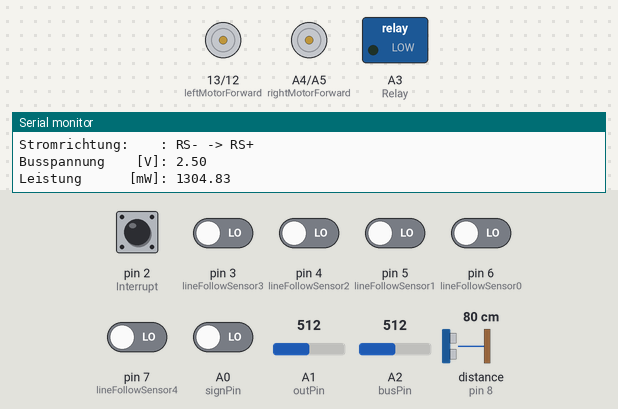
Recording of a sketch running on a simulated Arduino Uno, built with avr-gcc and run on an emulated ATmega328P. On the bench: motor-driver pin pairs drawn as motors (green arrow = first pin HIGH = forward, orange = second pin HIGH = backward, longer = more drive, scaled by the enable pin), switched loads named in the sketch (green lamp = pin HIGH), the last lines printed to the serial monitor. Wiring (inferred from the names in the program): ultrasonic range finder: trigger pin 9; echo pin 8. The test bench sets the inputs (shaded band); at power-on: pin 2 (Interrupt) HIGH, A0 (signPin), pin 3 (lineFollowSensor3), pin 4 (lineFollowSensor2), pin 5 (lineFollowSensor1), pin 6 (lineFollowSensor0), pin 7 (lineFollowSensor4) LOW, distance to the obstacle (sensor on pin 8) 80 cm, A1 (outPin) = 512, A2 (busPin) = 512. The echo pulse lasts 58.3 µs per cm; pins used as bus, display or sensor lines are not drawn.

Above: at 1.2 s.
1.3 s: distance to the obstacle (sensor on pin 8) set to 18 cm
4.3 s: distance to the obstacle (sensor on pin 8) set to 14 cm
At 4.69 s:
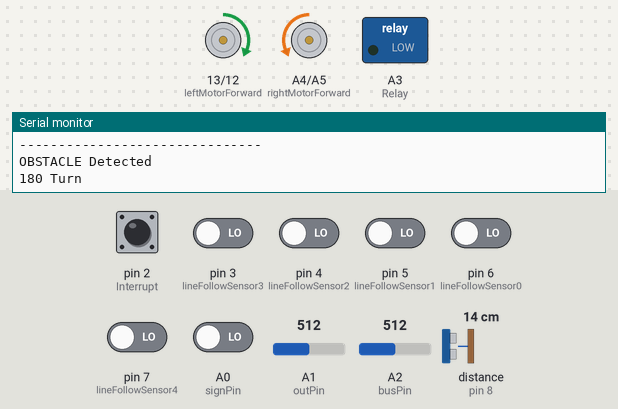
7.3 s: pin 6 (lineFollowSensor0) driven HIGH
10.3 s: pin 2 (Interrupt) pulled LOW for 0.15 s
At 10.73 s:
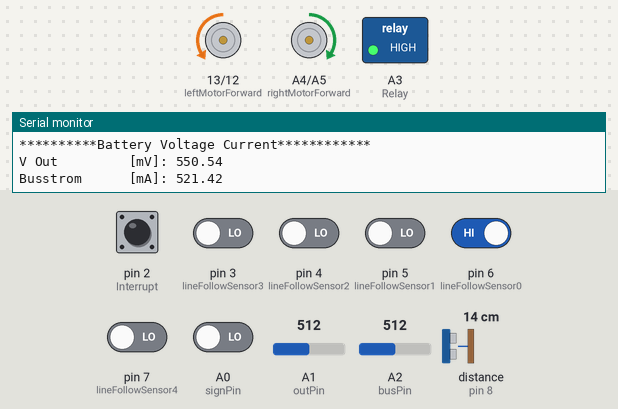
13.3 s: pin 6 (lineFollowSensor0) driven LOW
16.3 s: pin 7 (lineFollowSensor4) driven HIGH
At 17.3 s:
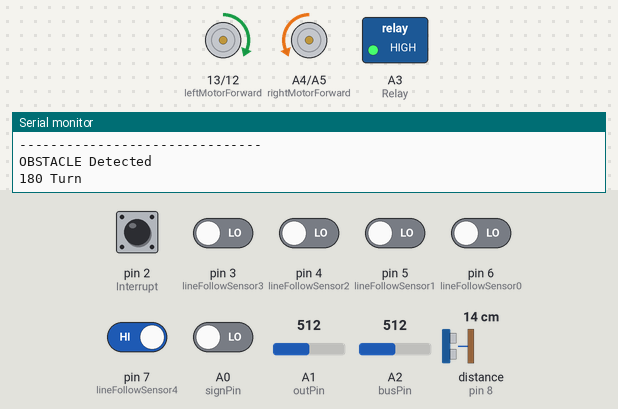
Timing chart, 0 to 19.1 s (numbered marks = the images above; inputs shaded):
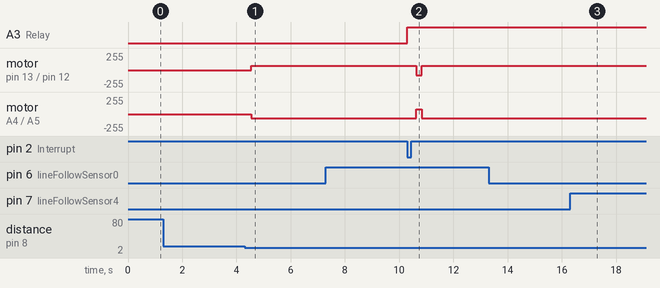

Measured:
- the behaviour switches between 17 and 16 cm on distance to the obstacle (sensor on pin 8) (found by bisection; images 0 and 1)
- after the input at 4.3 s, motor on pin 13 (leftMotorForward) / pin 12 (leftMotorBackward): stopped → forward 65/255 after 0.25 s; motor on A4 (rightMotorForward) / A5 (rightMotorBackward): stopped → backward 65/255 after 0.25 s
- after the input at 10.3 s, A3 (Relay): LOW → HIGH at once
- after the input at 16.3 s, motor on pin 13 (leftMotorForward) / pin 12 (leftMotorBackward): stays forward 65/255 (without the input it goes to stopped after 0.61 s); motor on A4 (rightMotorForward) / A5 (rightMotorBackward): stays backward 65/255 (without the input it goes to stopped after 0.61 s)

The sketch:

Code.ino
```cpp
/*#include <SoftwareSerial.h>
SoftwareSerial Serial(0,1); // RX, TX*/

//driving mode of the car, it depends on tha band of the of the track
# define STOPPED 0
# define FOLLOWING_LINE 1
# define NO_LINE 2
# define BIG_ANGLE_LEFT 3
# define BIG_ANGLE_RIGHT 4
# define SMALL_ANGLE_LEFT 5
# define SMALL_ANGLE_RIGHT 6

//motor pin configuration
const int rightMotorEnable = 10;
const int leftMotorEnable = 11;
const int rightMotorBackward = A5;
const int rightMotorForward = A4;
const int leftMotorBackward = 12;
const int leftMotorForward = 13;

const int lineFollowSensor0 = 6; //righ most sensor
const int lineFollowSensor1 = 5;
const int lineFollowSensor2 = 4;
const int lineFollowSensor3 = 3;
const int lineFollowSensor4 = 7; //left most sensor

const int Interrupt= 2;
const int Relay= A3;
const int busPin= A2;
const int outPin= A1;
const int signPin=A0;

const int Echo= 8;
const int Trigger= 9;

int leftMotorStartingSpeed = 70;
int rightMotorStartingSpeed = 80;
int manualSpeed = 65;


int mode = 0;
unsigned char IntCount=0;
unsigned char VolCount=0;
int distance;
bool obstacle;


int LFSensor[5]={0, 0, 0, 0, 0};

// PID controller
float Kp=25;
float Ki=0;
float Kd=15;

float pidValue = 0;

float error=0, P=0, I=0, D=0, PIDvalue=0;
float previousError=0, previousI=0;

int wheelCheck=0;
//String command;
String device;

String inputString = "";
String command = "";
String value = "";
boolean stringComplete = false;

void setup() {
  Serial.begin(9650);  //Set the baud rate to that of your Serial module.
  //Serial.begin(9650); //set the baud rate for your Serial module

  //all motor controller related pin should be output
  pinMode(rightMotorForward, OUTPUT);
  pinMode(rightMotorBackward, OUTPUT);
  pinMode(leftMotorForward, OUTPUT);
  pinMode(leftMotorBackward, OUTPUT);
  pinMode(rightMotorEnable, OUTPUT);
  pinMode(leftMotorEnable, OUTPUT);
  pinMode(Relay,OUTPUT);
  pinMode(Trigger, OUTPUT);


  //all sensor pin should be input
  pinMode(lineFollowSensor0, INPUT);
  pinMode(lineFollowSensor1, INPUT);
  pinMode(lineFollowSensor2, INPUT);
  pinMode(lineFollowSensor3, INPUT);
  pinMode(lineFollowSensor4, INPUT);
  pinMode(Interrupt,INPUT_PULLUP);
  pinMode(Echo, INPUT);
  pinMode(signPin, INPUT);
  pinMode(outPin, INPUT);
  pinMode(busPin, INPUT);
  attachInterrupt(digitalPinToInterrupt(2), Start, FALLING); // Interrupt


  //command for Serial receiver
  inputString.reserve(50);  // reserve 50 bytes in memory to save for string manipulation
  command.reserve(50);
  value.reserve(50);
}

void loop() {

 //uncomment the following two lines for testing sensors
 //testLineFollowSensorsAndPIDvalue();
 //delay(1000);

 /****************This snippet is for PID tuning using Serial***************************/
 serialEvent(); //check if Serial receiver receives any data
 if (stringComplete) {
    delay(100);
    // identified the posiion of '=' in string and set its index to pos variable
    int pos = inputString.indexOf('=');
    // value of pos variable > or = 0 means '=' present in received string.
    if (pos > -1) {
      // substring(start, stop) function cut a specific portion of string from start to stop
      // here command will be the portion of received string till '='
      // let received string is KP=123.25
      // then the receive value id for KP and actual value is 123.25
      command = inputString.substring(0, pos);
      // value will be from after = to newline command
      // for the above example Kp value is 123.25
      // we just ignoreing the '=' taking first parameter of substring as 'pos+1'
      // we are using '=' as a separator between command and vale
      // without '=' any other character can be used
      value = inputString.substring(pos+1, inputString.length()-1);  // extract command up to \n exluded
      pidValue = value.toFloat(); //convert the string into float value
      //uncomment following line to check the value in serial monitor
      //Serial.println(pidValue);
      if(command == "KP"){
           Kp = pidValue;
           delay(50);
           }
      else if(command == "KI"){
           Ki = pidValue;
           delay(50);
           }
      else if(command == "KD"){
           Kd = pidValue;
           delay(50);
           }
        }
      inputString = "";
      stringComplete = false;//all the data is collected from serial buffer
    }

//Every 20th loop Voltage Current Value will be displayed
VolCount++;
 if (VolCount==20){
   VoltageCurrent();
   VolCount=0;
 }
 //if Obstacle detected in path
 obstacle= Ultrasonic();
 if (obstacle){
  Serial.println("OBSTACLE Detected");
  Serial.println("180 Turn");
  do{
    int x=0;
    wheelCheck=0;
    wheel_rotation(65,-65); //rotate right for small angle
    if (x==0)
    delay(300);  //delay determines the degree of angle
    x++;
  }while(digitalRead(lineFollowSensor2)==1);
 }
 /*********************This snippet is for Line Following***************************************/
 readLFSsensorsAndCalculateError(); //read sensor, calculate error and set driving mode
 switch (mode)
   {
    case STOPPED:  //all sensors read black line
      wheelCheck=0;
      motorStop();
      previousError = error;
      Serial.println("STOPPED");
      break;

    case NO_LINE:  //all sensor are on white plane
      wheelCheck+=1;
      if(wheelCheck==1){
      forward();
      delay(2);
      }
      else if(wheelCheck==2){
      wheel_rotation(65,-65);
      delay(4);
      }
      previousError = 0;
      Serial.println("NO LINE");
      break;

    case BIG_ANGLE_RIGHT:
      wheelCheck=0;
      wheel_rotation(65,-65); //rotate right for small angle
      delay(5);  //delay determines the degree of angle
      Serial.println("BIG RIGHT");
      break;

    case BIG_ANGLE_LEFT:
      wheelCheck=0;
      wheel_rotation(-75,75); //rotate left for small angle
      delay(5);
      Serial.println("BIG LEFT");
      break;

    case SMALL_ANGLE_RIGHT:
      wheelCheck=0;
      wheel_rotation(65,-65);
      delay(20); //rotate right for big angle
      previousError = 0;
      //Serial.println("SMALL RIGHT");
      break;

    case SMALL_ANGLE_LEFT:
      wheelCheck=0;
      wheel_rotation(-75,75);
      delay(20); //rotate left for big angle
      previousError = 0;
      //Serial.println("SMALL LEFT");
      break;

    case FOLLOWING_LINE: //everything is going well
      wheelCheck=0;
      calculatePID();
      motorPIDcontrol();
      Serial.println("STRAIGHT");
      break;
  }

}

void forward(){ //drive forward at a preset speed
  analogWrite(rightMotorEnable, manualSpeed);
  digitalWrite(rightMotorForward, HIGH);
  digitalWrite(rightMotorBackward, LOW);

  analogWrite(leftMotorEnable, manualSpeed);
  digitalWrite(leftMotorForward, HIGH);
  digitalWrite(leftMotorBackward, LOW);
}

void left(){ //left motor rotate CCW and right motor rotate CW
  analogWrite(rightMotorEnable, manualSpeed);
  digitalWrite(rightMotorForward, HIGH);
  digitalWrite(rightMotorBackward, LOW);

  analogWrite(leftMotorEnable, manualSpeed);
  digitalWrite(leftMotorForward, LOW);
  digitalWrite(leftMotorBackward, HIGH);
}

void right(){ //left motor rotate CW and left motor rotate CCW
  analogWrite(rightMotorEnable, manualSpeed);
  digitalWrite(rightMotorForward, LOW);
  digitalWrite(rightMotorBackward, HIGH);

  analogWrite(leftMotorEnable, manualSpeed);
  digitalWrite(leftMotorForward, HIGH);
  digitalWrite(leftMotorBackward, LOW);
}

void motorStop(){ //speed of both motor is zero
  analogWrite(rightMotorEnable, 0);
  digitalWrite(rightMotorForward, LOW);
  digitalWrite(rightMotorBackward, LOW);

  analogWrite(leftMotorEnable, 0);
  digitalWrite(leftMotorForward, LOW);
  digitalWrite(leftMotorBackward, LOW);
}

void readLFSsensorsAndCalculateError()
{
  LFSensor[0] = digitalRead(lineFollowSensor0);
  LFSensor[1] = digitalRead(lineFollowSensor1);
  LFSensor[2] = digitalRead(lineFollowSensor2);
  LFSensor[3] = digitalRead(lineFollowSensor3);
  LFSensor[4] = digitalRead(lineFollowSensor4);

  if((     LFSensor[0]== 1 )&&(LFSensor[1]== 1 )&&(LFSensor[2]== 1 )&&(LFSensor[3]== 1 )&&(LFSensor[4]== 0 ))  {mode = FOLLOWING_LINE; error = -4;}
  else if((LFSensor[0]== 1 )&&(LFSensor[1]== 1 )&&(LFSensor[2]== 1 )&&(LFSensor[3]== 0 )&&(LFSensor[4]== 0 ))  {mode = FOLLOWING_LINE; error = -3;}
  else if((LFSensor[0]== 1 )&&(LFSensor[1]== 1 )&&(LFSensor[2]== 1 )&&(LFSensor[3]== 0 )&&(LFSensor[4]== 1 ))  {mode = FOLLOWING_LINE; error = -2;}
  else if((LFSensor[0]== 1 )&&(LFSensor[1]== 1 )&&(LFSensor[2]== 0 )&&(LFSensor[3]== 0 )&&(LFSensor[4]== 1 ))  {mode = FOLLOWING_LINE; error = -1;}
  else if((LFSensor[0]== 1 )&&(LFSensor[1]== 1 )&&(LFSensor[2]== 0 )&&(LFSensor[3]== 1 )&&(LFSensor[4]== 1 ))  {mode = FOLLOWING_LINE; error = 0;}
  else if((LFSensor[0]== 1 )&&(LFSensor[1]== 0 )&&(LFSensor[2]== 0 )&&(LFSensor[3]== 1 )&&(LFSensor[4]== 1 ))  {mode = FOLLOWING_LINE; error = 1;}
  else if((LFSensor[0]== 1 )&&(LFSensor[1]== 0 )&&(LFSensor[2]== 1 )&&(LFSensor[3]== 1 )&&(LFSensor[4]== 1 ))  {mode = FOLLOWING_LINE; error = 2;}
  else if((LFSensor[0]== 0 )&&(LFSensor[1]== 0 )&&(LFSensor[2]== 1 )&&(LFSensor[3]== 1 )&&(LFSensor[4]== 1 ))  {mode = FOLLOWING_LINE; error = 3;}
  else if((LFSensor[0]== 0 )&&(LFSensor[1]== 1 )&&(LFSensor[2]== 1 )&&(LFSensor[3]== 1 )&&(LFSensor[4]== 1 ))  {mode = FOLLOWING_LINE; error = 4;}
  else if((LFSensor[0]== 0 )&&(LFSensor[1]== 0 )&&(LFSensor[2]== 0 )&&(LFSensor[3]== 0 )&&(LFSensor[4]== 0 ))  {mode = STOPPED; error = 0;}
  else if((LFSensor[0]== 1 )&&(LFSensor[1]== 1 )&&(LFSensor[2]== 1 )&&(LFSensor[3]== 1 )&&(LFSensor[4]== 1 ))  {mode = NO_LINE; error = 0;}
  //track goes right at an angle >90 degree
  else if((LFSensor[0]== 0 )&&(LFSensor[1]== 0 )&&(LFSensor[2]== 0 )&&(LFSensor[3]== 1 )&&(LFSensor[4]== 1 ))  {mode = BIG_ANGLE_RIGHT; error = 0;}
  else if((LFSensor[0]== 0 )&&(LFSensor[1]== 0 )&&(LFSensor[2]== 0 )&&(LFSensor[3]== 0 )&&(LFSensor[4]== 1 ))  {mode = BIG_ANGLE_RIGHT; error = 0;}
  //track goes right at an angle <90 degree
  else if((LFSensor[0]== 0 )&&(LFSensor[1]== 1 )&&(LFSensor[2]== 0 )&&(LFSensor[3]== 1 )&&(LFSensor[4]== 1 ))  {mode = SMALL_ANGLE_RIGHT; error = 0;}
  //track goes left at an angle >90 degree
  else if((LFSensor[0]== 1 )&&(LFSensor[1]== 1 )&&(LFSensor[2]== 0 )&&(LFSensor[3]== 0 )&&(LFSensor[4]== 0 ))  {mode = BIG_ANGLE_LEFT; error = 0;}
  else if((LFSensor[0]== 1 )&&(LFSensor[1]== 0 )&&(LFSensor[2]== 0 )&&(LFSensor[3]== 0 )&&(LFSensor[4]== 0 ))  {mode = BIG_ANGLE_LEFT; error = 0;}
  //track goes left at an angle <90 degree
  else if((LFSensor[0]== 1 )&&(LFSensor[1]== 1 )&&(LFSensor[2]== 0 )&&(LFSensor[3]== 1 )&&(LFSensor[4]== 0 ))  {mode = SMALL_ANGLE_LEFT; error = 0;}

}

void testLineFollowSensorsAndPIDvalue()
{
     int LFS0 = digitalRead(lineFollowSensor0);
     int LFS1 = digitalRead(lineFollowSensor1);
     int LFS2 = digitalRead(lineFollowSensor2);
     int LFS3 = digitalRead(lineFollowSensor3);
     int LFS4 = digitalRead(lineFollowSensor4);

     Serial.print ("LFS: L  0 1 2 3 4  R ==> ");
     Serial.print (LFS0);
     Serial.print (" ");
     Serial.print (LFS1);
     Serial.print (" ");
     Serial.print (LFS2);
     Serial.print (" ");
     Serial.print (LFS3);
     Serial.print (" ");
     Serial.print (LFS4);
     Serial.print ("  ==> ");

     Serial.print (" P: ");
     Serial.print (P);
     Serial.print (" I: ");
     Serial.print (I);
     Serial.print (" D: ");
     Serial.print (D);
     Serial.print (" PID: ");
     Serial.println (PIDvalue);
}

void calculatePID()
{
  P = error; //maximum error value is 4 and minimum is zero
  I = I + error;
  D = error-previousError;
  PIDvalue = (Kp*P) + (Ki*I) + (Kd*D);
  previousError = error;
}

void motorPIDcontrol()
{
  int leftMotorSpeed = leftMotorStartingSpeed + PIDvalue;
  int rightMotorSpeed = rightMotorStartingSpeed - PIDvalue;

  // The motor speed should not exceed the max PWM value
  constrain(leftMotorSpeed, 60, 100);
  constrain(rightMotorSpeed, 60, 100);

  //determing the rotation and direction of wheel
  wheel_rotation(leftMotorSpeed,rightMotorSpeed);
}

void wheel_rotation(int left, int right){
  if(left>0){
    analogWrite(leftMotorEnable, left);
    digitalWrite(leftMotorForward, HIGH);
    digitalWrite(leftMotorBackward, LOW);
    }
  else if(left<0){
    analogWrite(leftMotorEnable, abs(left));
    digitalWrite(leftMotorForward, LOW);
    digitalWrite(leftMotorBackward, HIGH);
    }
  if(right>0){
    analogWrite(rightMotorEnable, right);
    digitalWrite(rightMotorForward, HIGH);
    digitalWrite(rightMotorBackward, LOW);
    }
  else if(right<0){
    analogWrite(rightMotorEnable, abs(right));
    digitalWrite(rightMotorForward, LOW);
    digitalWrite(rightMotorBackward, HIGH);
    }
  }

void serialEvent() {
  while (Serial.available()) {
    // get the new byte:
    char inChar = (char)Serial.read();
    //Serial.write(inChar);
    // add it to the inputString:
    inputString += inChar;
    // if the incoming character is a newline or a carriage return, set a flag
    // so the main loop can do something about it:
    if (inChar == '\n' || inChar == '\r') {
      stringComplete = true;
    }
  }
}

void Start(){
  IntCount++;
  if(IntCount==1)
  {
    digitalWrite(Relay, HIGH);
  }
  else{
    digitalWrite(Relay, LOW);
    IntCount=0;
  }
}

bool Ultrasonic(){
  digitalWrite(Trigger, LOW);
  delayMicroseconds(2);
  // Sets the trigPin HIGH (ACTIVE) for 10 microseconds
  digitalWrite(Trigger, HIGH);
  delayMicroseconds(10);
  digitalWrite(Trigger, LOW);
  // Reads the echoPin, returns the sound wave travel time in microseconds
  long duration = pulseIn(Echo, HIGH);
  // Calculating the distance
  distance = duration * 0.034 / 2; // Speed of sound wave divided by 2 (go and back)
  if ((distance>1) && (distance<=15))
  return 1;
  else
  return 0;
}

void VoltageCurrent(){
  float voltage = 0.0;
  unsigned long rawVal = 0;
  analogReference(INTERNAL);
  /* After switching you have to execute a dummy analogRead,
     followed by a short */
  rawVal = analogRead(outPin);
  rawVal = 0;
  delay(10);
  rawVal += analogRead(outPin);
  Serial.println("**********Battery Voltage Current************");
  voltage = rawVal * 1100.0 / 1023.0;
  Serial.print("V Out         [mV]: ");
  Serial.println(voltage);
  float current_mA = voltage * 0.9452 + 1.0544; // Calibration parameters
  Serial.print("Busstrom      [mA]: ");  // Bus current
  Serial.println(current_mA);
  Serial.print("Stromrichtung:    : ");  // Current direction
  if(digitalRead(signPin)){
    Serial.println("RS+ -> RS-");
  }
  else{
    Serial.println("RS- -> RS+");
  }
  analogReference(DEFAULT);
  voltage = analogRead(busPin) * 5.0 / 1023.0;
  Serial.print("Busspannung    [V]: "); // Bus voltage
  Serial.println(voltage);
  float power_mW = (voltage * current_mA);
  Serial.print("Leistung      [mW]: ");  // Power
  Serial.println(power_mW);
  Serial.println("-------------------------------");
}
```
